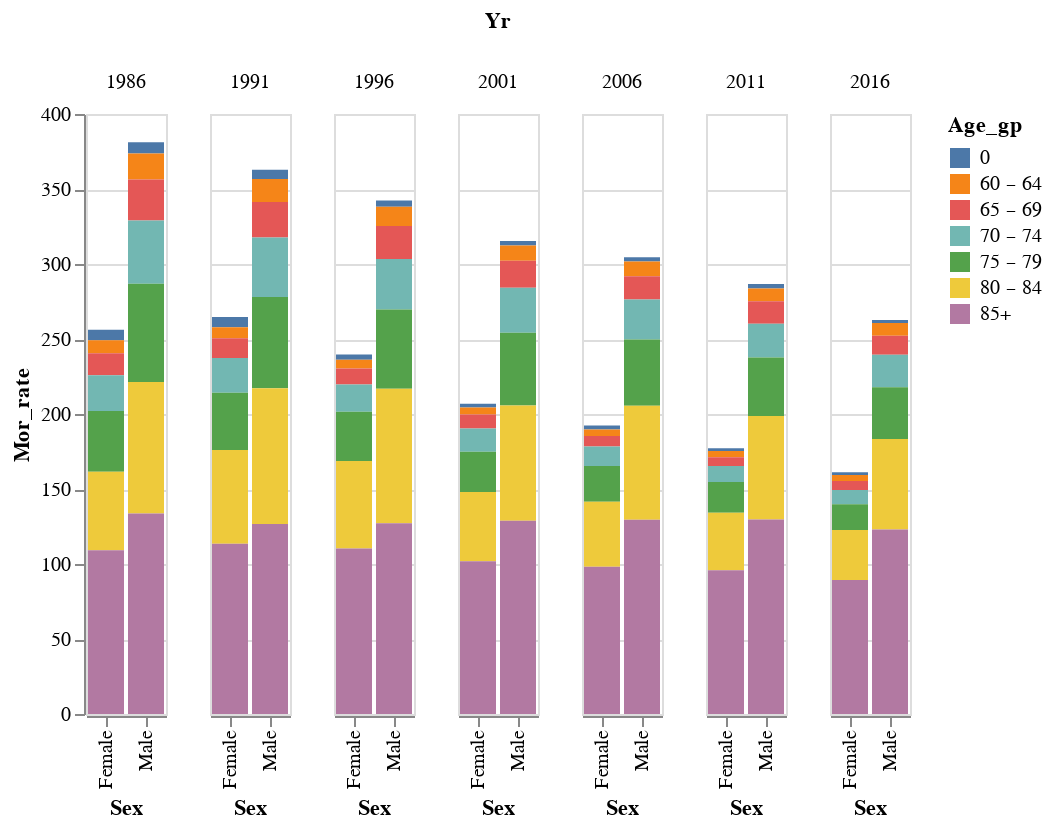

Notebook code for this chart:
### Markdown cell above
Since there are many variable to visualize, the author chose grouped bar graph to visualize

### Code cell
alt.Chart(df_selected).mark_bar().encode(
    x = 'Sex',
    y = 'Mor_rate',
    color = 'Age_gp',
    column = 'Yr:N'
)

### Figure 1 — Vega-Lite specification as saved in the notebook (floating-point values rounded to 4 significant figures)
{"config": {"view": {"continuousWidth": 400, "continuousHeight": 300}}, "data": {"name": "data-426f6e41609d0a5d54b9d615f2f2b2b0"}, "mark": "bar", "encoding": {"color": {"field": "Age_gp", "type": "nominal"}, "column": {"field": "Yr", "type": "nominal"}, "x": {"field": "Sex", "type": "nominal"}, "y": {"field": "Mor_rate", "type": "quantitative"}}, "$schema": "https://vega.github.io/schema/vega-lite/v4.17.0.json", "datasets": {"data-426f6e41609d0a5d54b9d615f2f2b2b0": [{"Yr": 1986, "Sex": "Male", "Age_gp": "0", "Mor_rate": 7.5}, {"Yr": 1991, "Sex": "Male", "Age_gp": "0", "Mor_rate": 6.2}, {"Yr": 1996, "Sex": "Male", "Age_gp": "0", "Mor_rate": 4.3}, {"Yr": 2001, "Sex": "Male", "Age_gp": "0", "Mor_rate": 2.9}, {"Yr": 2006, "Sex": "Male", "Age_gp": "0", "Mor_rate": 2.8}, {"Yr": 2011, "Sex": "Male", "Age_gp": "0", "Mor_rate": 3.0}, {"Yr": 2016, "Sex": "Male", "Age_gp": "0", "Mor_rate": 2.1}, {"Yr": 1986, "Sex": "Female", "Age_gp": "0", "Mor_rate": 7.1}, {"Yr": 1991, "Sex": "Female", "Age_gp": "0", "Mor_rate": 6.8}, {"Yr": 1996, "Sex": "Female", "Age_gp": "0", "Mor_rate": 3.5}, {"Yr": 2001, "Sex": "Female", "Age_gp": "0", "Mor_rate": 2.4}, {"Yr": 2006, "Sex": "Female", "Age_gp": "0", "Mor_rate": 2.7}, {"Yr": 2011, "Sex": "Female", "Age_gp": "0", "Mor_rate": 1.8}, {"Yr": 2016, "Sex": "Female", "Age_gp": "0", "Mor_rate": 1.9}, {"Yr": 1986, "Sex": "Male", "Age_gp": "60 – 64", "Mor_rate": 17.2}, {"Yr": 1986, "Sex": "Male", "Age_gp": "65 – 69", "Mor_rate": 27.4}, {"Yr": 1986, "Sex": "Male", "Age_gp": "70 – 74", "Mor_rate": 42.1}, {"Yr": 1986, "Sex": "Male", "Age_gp": "75 – 79", "Mor_rate": 65.6}, {"Yr": 1986, "Sex": "Male", "Age_gp": "80 – 84", "Mor_rate": 87.6}, {"Yr": 1986, "Sex": "Male", "Age_gp": "85+", "Mor_rate": 133.7}, {"Yr": 1991, "Sex": "Male", "Age_gp": "60 – 64", "Mor_rate": 15.4}, {"Yr": 1991, "Sex": "Male", "Age_gp": "65 – 69", "Mor_rate": 23.6}, {"Yr": 1991, "Sex": "Male", "Age_gp": "70 – 74", "Mor_rate": 39.7}, {"Yr": 1991, "Sex": "Male", "Age_gp": "75 – 79", "Mor_rate": 60.8}, {"Yr": 1991, "Sex": "Male", "Age_gp": "80 – 84", "Mor_rate": 90.6}, {"Yr": 1991, "Sex": "Male", "Age_gp": "85+", "Mor_rate": 126.6}, {"Yr": 1996, "Sex": "Male", "Age_gp": "60 – 64", "Mor_rate": 12.8}, {"Yr": 1996, "Sex": "Male", "Age_gp": "65 – 69", "Mor_rate": 21.9}, {"Yr": 1996, "Sex": "Male", "Age_gp": "70 – 74", "Mor_rate": 33.7}, {"Yr": 1996, "Sex": "Male", "Age_gp": "75 – 79", "Mor_rate": 52.8}, {"Yr": 1996, "Sex": "Male", "Age_gp": "80 – 84", "Mor_rate": 89.7}, {"Yr": 1996, "Sex": "Male", "Age_gp": "85+", "Mor_rate": 127.2}, {"Yr": 2001, "Sex": "Male", "Age_gp": "60 – 64", "Mor_rate": 10.3}, {"Yr": 2001, "Sex": "Male", "Age_gp": "65 – 69", "Mor_rate": 18.0}, {"Yr": 2001, "Sex": "Male", "Age_gp": "70 – 74", "Mor_rate": 30.0}, {"Yr": 2001, "Sex": "Male", "Age_gp": "75 – 79", "Mor_rate": 48.4}, {"Yr": 2001, "Sex": "Male", "Age_gp": "80 – 84", "Mor_rate": 76.9}, {"Yr": 2001, "Sex": "Male", "Age_gp": "85+", "Mor_rate": 128.8}, {"Yr": 2006, "Sex": "Male", "Age_gp": "60 – 64", "Mor_rate": 9.9}, {"Yr": 2006, "Sex": "Male", "Age_gp": "65 – 69", "Mor_rate": 15.4}, {"Yr": 2006, "Sex": "Male", "Age_gp": "70 – 74", "Mor_rate": 26.8}, {"Yr": 2006, "Sex": "Male", "Age_gp": "75 – 79", "Mor_rate": 44.1}, {"Yr": 2006, "Sex": "Male", "Age_gp": "80 – 84", "Mor_rate": 76.0}, {"Yr": 2006, "Sex": "Male", "Age_gp": "85+", "Mor_rate": 129.5}, {"Yr": 2011, "Sex": "Male", "Age_gp": "60 – 64", "Mor_rate": 8.6}, {"Yr": 2011, "Sex": "Male", "Age_gp": "65 – 69", "Mor_rate": 15.0}, {"Yr": 2011, "Sex": "Male", "Age_gp": "70 – 74", "Mor_rate": 22.4}, {"Yr": 2011, "Sex": "Male", "Age_gp": "75 – 79", "Mor_rate": 39.0}, {"Yr": 2011, "Sex": "Male", "Age_gp": "80 – 84", "Mor_rate": 69.1}, {"Yr": 2011, "Sex": "Male", "Age_gp": "85+", "Mor_rate": 129.6}, {"Yr": 2016, "Sex": "Male", "Age_gp": "60 – 64", "Mor_rate": 8.4}, {"Yr": 2016, "Sex": "Male", "Age_gp": "65 – 69", "Mor_rate": 12.7}, {"Yr": 2016, "Sex": "Male", "Age_gp": "70 – 74", "Mor_rate": 21.6}, {"Yr": 2016, "Sex": "Male", "Age_gp": "75 – 79", "Mor_rate": 34.6}, {"Yr": 2016, "Sex": "Male", "Age_gp": "80 – 84", "Mor_rate": 60.3}, {"Yr": 2016, "Sex": "Male", "Age_gp": "85+", "Mor_rate": 123.0}, {"Yr": 1986, "Sex": "Female", "Age_gp": "60 – 64", "Mor_rate": 8.6}, {"Yr": 1986, "Sex": "Female", "Age_gp": "65 – 69", "Mor_rate": 14.7}, {"Yr": 1986, "Sex": "Female", "Age_gp": "70 – 74", "Mor_rate": 23.8}, {"Yr": 1986, "Sex": "Female", "Age_gp": "75 – 79", "Mor_rate": 40.5}, {"Yr": 1986, "Sex": "Female", "Age_gp": "80 – 84", "Mor_rate": 52.3}, {"Yr": 1986, "Sex": "Female", "Age_gp": "85+", "Mor_rate": 109.2}, {"Yr": 1991, "Sex": "Female", "Age_gp": "60 – 64", "Mor_rate": 7.3}, {"Yr": 1991, "Sex": "Female", "Age_gp": "65 – 69", "Mor_rate": 13.2}, {"Yr": 1991, "Sex": "Female", "Age_gp": "70 – 74", "Mor_rate": 23.1}, {"Yr": 1991, "Sex": "Female", "Age_gp": "75 – 79", "Mor_rate": 38.2}, {"Yr": 1991, "Sex": "Female", "Age_gp": "80 – 84", "Mor_rate": 62.5}, {"Yr": 1991, "Sex": "Female", "Age_gp": "85+", "Mor_rate": 113.5}, {"Yr": 1996, "Sex": "Female", "Age_gp": "60 – 64", "Mor_rate": 5.9}, {"Yr": 1996, "Sex": "Female", "Age_gp": "65 – 69", "Mor_rate": 10.6}, {"Yr": 1996, "Sex": "Female", "Age_gp": "70 – 74", "Mor_rate": 18.2}, {"Yr": 1996, "Sex": "Female", "Age_gp": "75 – 79", "Mor_rate": 32.8}, {"Yr": 1996, "Sex": "Female", "Age_gp": "80 – 84", "Mor_rate": 58.3}, {"Yr": 1996, "Sex": "Female", "Age_gp": "85+", "Mor_rate": 110.4}, {"Yr": 2001, "Sex": "Female", "Age_gp": "60 – 64", "Mor_rate": 4.8}, {"Yr": 2001, "Sex": "Female", "Age_gp": "65 – 69", "Mor_rate": 9.3}, {"Yr": 2001, "Sex": "Female", "Age_gp": "70 – 74", "Mor_rate": 15.5}, {"Yr": 2001, "Sex": "Female", "Age_gp": "75 – 79", "Mor_rate": 26.8}, {"Yr": 2001, "Sex": "Female", "Age_gp": "80 – 84", "Mor_rate": 46.1}, {"Yr": 2001, "Sex": "Female", "Age_gp": "85+", "Mor_rate": 101.9}, {"Yr": 2006, "Sex": "Female", "Age_gp": "60 – 64", "Mor_rate": 4.4}, {"Yr": 2006, "Sex": "Female", "Age_gp": "65 – 69", "Mor_rate": 6.9}, {"Yr": 2006, "Sex": "Female", "Age_gp": "70 – 74", "Mor_rate": 13.1}, {"Yr": 2006, "Sex": "Female", "Age_gp": "75 – 79", "Mor_rate": 23.8}, {"Yr": 2006, "Sex": "Female", "Age_gp": "80 – 84", "Mor_rate": 43.3}, {"Yr": 2006, "Sex": "Female", "Age_gp": "85+", "Mor_rate": 98.2}, {"Yr": 2011, "Sex": "Female", "Age_gp": "60 – 64", "Mor_rate": 4.1}, {"Yr": 2011, "Sex": "Female", "Age_gp": "65 – 69", "Mor_rate": 5.9}, {"Yr": 2011, "Sex": "Female", "Age_gp": "70 – 74", "Mor_rate": 10.7}, {"Yr": 2011, "Sex": "Female", "Age_gp": "75 – 79", "Mor_rate": 20.5}, {"Yr": 2011, "Sex": "Female", "Age_gp": "80 – 84", "Mor_rate": 38.2}, {"Yr": 2011, "Sex": "Female", "Age_gp": "85+", "Mor_rate": 95.9}, {"Yr": 2016, "Sex": "Female", "Age_gp": "60 – 64", "Mor_rate": 4.0}, {"Yr": 2016, "Sex": "Female", "Age_gp": "65 – 69", "Mor_rate": 5.9}, {"Yr": 2016, "Sex": "Female", "Age_gp": "70 – 74", "Mor_rate": 9.6}, {"Yr": 2016, "Sex": "Female", "Age_gp": "75 – 79", "Mor_rate": 17.1}, {"Yr": 2016, "Sex": "Female", "Age_gp": "80 – 84", "Mor_rate": 33.4}, {"Yr": 2016, "Sex": "Female", "Age_gp": "85+", "Mor_rate": 89.3}]}}
